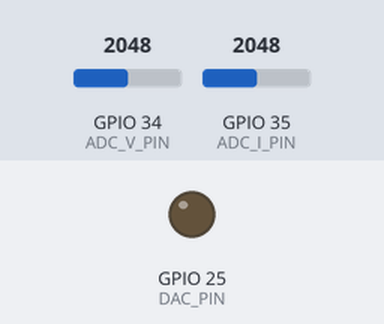
Bench run of a sketch on a simulated ESP32. Shown: output pins drawn as LEDs (lit = HIGH). Inputs (shaded band) come from the test bench; at power-on: GPIO 34 (ADC_V_PIN) = 2048, GPIO 35 (ADC_I_PIN) = 2048. What the sketch prints to the serial monitor is not drawn.

Above: at 1.9 s.
2.0 s: GPIO 34 (ADC_V_PIN) set to 491
Timing chart, 0 to 2.8 s (numbered marks = the images above; inputs shaded):
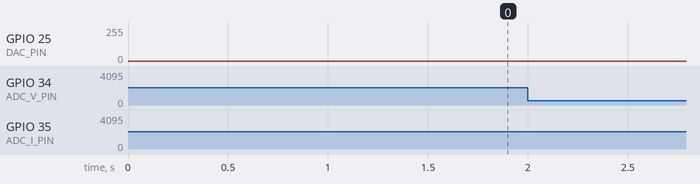

The sketch:

case1_frontend.ino
```cpp
// case1_frontend.ino
//
// Case 1 front end (docs/BOM.md, wiring: docs/CASE1_WIRING.md, layout:
// hardware/sim/case1_breadboard.svg): Dr. Wathis's +-10 V drive stage on one OPA4134PA with
// +-15 V rails from a DD1718PA. Copied from stage1_frontend.ino; only the drive constants, the
// LUT sign and the meta line differ. Convert with: hardware/reader.py --frontend --rr <ohm>
// (reader picks FrontEnd.case1() from the meta line's frontend_case=1).
//
// What changed vs. stage1_frontend:
//   - Channel A is a difference amp: V_A = G * (V_REF - V_DAC), i.e. INVERTING. The LUT is
//     written as DAC_CENTER - amp*sin so node A = +A*sin(drive phase), the same sign convention
//     synth.py trains on (CLAUDE.md design decision #2: phase = drive phase).
//   - G = 6.1 by design (61k/10k), 5.92 as built (FRONTEND_GAIN below). DAC_AMPLITUDE_COUNTS = 63
//     -> A measured ~4.5-4.66 V: inside synth.py's A = 4-6 V and under an LED's ~5 V reverse
//     rating. 126 -> ~9.5 V, only after an A = 10 retrain (docs/ROADMAP.md Phase B).
//     1 DAC count = ~75 mV at node A.
//   - DAC_CENTER trims node A's DC offset: if docs/CASE1_WIRING.md step 4 measured node A at
//     +x V with the DAC at 128, RAISE DAC_CENTER by round(x / 0.079) (inverting stage).
//   - Meta line adds frontend_case=1 and dac_inverted=1.
//
// Wiring summary (full table in docs/CASE1_WIRING.md): GPIO25 -> e15 (R1 into pin 2),
// GPIO34 -> f30 (P1, node A via follower C), GPIO35 -> f16 (P2, node B via follower D),
// 3V3 -> j33, VIN -> a3 (1N5819 -> DD1718PA VIN), GND -> bottom GND rail. Connect GPIO34/35
// LAST, only after f30/f16 measure ~1.5 V DC.
//
// ADC read (changed 2026-11-26, ADC step 1):
//   - analogReadMilliVolts(): applies the chip's factory eFuse calibration (offset + gain +
//     curve), instead of raw analogRead() counts that read ~0.17 V low on this board.
//     Output is still "counts" on the ideal vref/4095 scale (round(mV * 4095 / 3300)), so the
//     frame and reader.py are unchanged; only the ADC error behind the numbers is smaller.
//   - Symmetric V-I-V order with oversampling: V I V I ... V (OVERSAMPLE I reads, OVERSAMPLE+1
//     V reads). The average V and average I then share the same mean sample time, so the
//     ~one-analogRead V->I gap (fake phase shift) cancels, and averaging cuts ADC noise.
//   - Phase is labelled at the MIDDLE of the read block (its mean sample time).
//   - setup() times the block and lowers OVERSAMPLE until it fits in 70 % of the sample
//     period; the meta line reports oversample=, read_block_us= and adc_read=.
//
// Original header (still accurate for the timing/core design):
// Step 1 of the dual-core single-board plan (see ../../README.md "Dual-core single-board
// plan" and docs/ROADMAP.md Phase A). Same job as loopback/sine_capture.ino, but split
// across the ESP32's two cores so a slow analogRead()/Serial.printf() on the capture side
// can't stall the drive timing (and vice versa):
//
//   Core 0 — driveTask:   sine LUT -> dacWrite(GPIO25), index chosen from elapsed time
//   Core 1 — loop():      analogRead GPIO34 (V) + GPIO35 (I) -> phase from elapsed time -> CSV
//
// No sync wire: both cores read the same hardware timer (esp_timer_get_time()) against one
// shared t0us, so the capture side labels phase with the same clock the drive side used to
// pick the DAC value. Same "phase from a known reference, never from geometry" rule as
// sine_capture.ino (CLAUDE.md design decision #2).
//
// (Stage 1's wiring paragraph removed here: Case 1 wiring is in the header above.)
//
// Board: ESP32 DevKit V1 (DOIT ESP32 DEVKIT V1).
// Serial output: identical frame to sine_capture.ino; only new meta keys (frontend_case,
// dac_inverted), which reader.py uses to pick FrontEnd.case1().

#include <math.h>
#include "esp_timer.h"

// ---------- Pins ----------
const int DAC_PIN   = 25;   // DAC1
const int ADC_V_PIN = 34;   // ADC1_CH6 — voltage across DUT (loopback: the driven node)
const int ADC_I_PIN = 35;   // ADC1_CH7 — sense-resistor channel (loopback: same node, separate pin)

// ---------- Drive (same values as sine_capture.ino, verified on hardware 2026-09-15) ----------
const double DRIVE_FREQ_HZ = 50.0;   // bring-up only; ~1kHz needs DMA ADC (ROADMAP Phase A)
const int LUT_SIZE = 100;
uint8_t sineLUT[LUT_SIZE];
const int DAC_CENTER = 132;             // trimmed 2026-11-26: node A read +0.27 V at 128 (~75 mV/count)
const int DAC_AMPLITUDE_COUNTS = 63;    // dacValue swings 65..191; x6.1 front-end gain -> 4.97 V at node A

const float VREF = 3.3f;
const float FRONTEND_GAIN = 5.92f;       // measured R: (49.73k+9.80k)/10.05k = 5.923 (docs/CASE1_WIRING.md step 4)
const float A_NOMINAL_VOLTS = DAC_AMPLITUDE_COUNTS * (VREF / 255.0f) * FRONTEND_GAIN;   // nominal; reader.py measures the real A
const float RR_OHMS_PLACEHOLDER = 1000.0f;   // Case 1 default jumper JS -> f50 (Rr1); pass --rr if you move it

const unsigned long BAUD = 921600;

// ---------- ADC read block (see header "ADC read") ----------
const int OVERSAMPLE_MAX = 4;             // I reads per sample; V gets one more (V-I-V order)
int oversample = OVERSAMPLE_MAX;          // lowered in setup() if the block doesn't fit
float readBlockUs = 0;                    // measured in setup(), reported in the meta line
const float MV_TO_COUNTS = 4095.0f / 3300.0f;   // keep reader.py's ideal vref/4095 count scale

// ---------- UART budget (logic-analyzer finding, 2026-10-09 — see ../../README.md) ----------
// At 921600 8N1 one byte is 10.85 us. Free-running, the core sampled every ~312 us while lines
// grew to ~34 bytes (~372 us) as index/t_us gained digits, so the TX buffer filled and ~1.6 ms
// holes appeared 2-3x per drive cycle. Fix: (1) bound the line length by wrapping index and
// t_us — nothing downstream uses them except to spot drops, which still works modulo the wrap;
// (2) sample on a fixed 333 us grid. Longest line = 4+5+6+4+4 digits + 4 commas + '\n' = 28 bytes
// = ~304 us < 333 us, so the UART never saturates and the rate no longer decays with uptime.
const int64_t SAMPLE_PERIOD_US = 400;     // 50 samples per 50 Hz cycle. Was 333 (60/cycle) with one
                                          // read per channel; 2026-11-26 the V-I-V x2 read block
                                          // (~236 us in loop) + line write (~109 us) needs ~345 us.
                                          // 400 us x 5 reads beats 333 us x 3 reads on reads/s.
const uint32_t INDEX_WRAP = 10000;        // index printed as 0..9999
const int64_t T_US_WRAP = 100000;         // t_us printed as 0..99999 (wraps every 100 ms = 5 cycles)

// ---------- Shared state (single writer in setup(), read-only afterwards — no mutex) ----------
volatile int64_t t0us = 0;
volatile bool driveRunning = false;   // set by driveTask after its first dacWrite()

// Where each half runs. Arduino's setup()/loop() already run on core 1 (ARDUINO_RUNNING_CORE);
// the drive task is pinned to the other core explicitly rather than relying on that default.
const BaseType_t DRIVE_CORE = 0;
const BaseType_t CAPTURE_CORE = 1;   // = loop()'s core; documented here, checked in setup()

static inline double cyclePosAt(int64_t nowUs) {
  return fmod((double)(nowUs - t0us) * DRIVE_FREQ_HZ / 1e6, 1.0);   // 0..1 fraction of a cycle
}

// Busy loop on core 0: only rewrites the DAC when the LUT index changes. Never blocks on
// Serial or the ADC, so its timing is independent of the capture side. Core 0's idle-task
// watchdog is disabled in setup() because this task never yields (no WiFi/BT in this sketch).
void driveTask(void *) {
  int lastIndex = -1;
  for (;;) {
    int idx = (int)(cyclePosAt(esp_timer_get_time()) * LUT_SIZE) % LUT_SIZE;
    if (idx != lastIndex) {
      dacWrite(DAC_PIN, sineLUT[idx]);
      lastIndex = idx;
      driveRunning = true;
    }
  }
}

// V I V I ... V: oversample I reads between oversample+1 V reads -> equal mean sample times.
static inline void readBlock(int n, int &adcV, int &adcI) {
  uint32_t sumV = analogReadMilliVolts(ADC_V_PIN), sumI = 0;
  for (int k = 0; k < n; k++) {
    sumI += analogReadMilliVolts(ADC_I_PIN);
    sumV += analogReadMilliVolts(ADC_V_PIN);
  }
  adcV = constrain((int)lroundf(sumV / (float)(n + 1) * MV_TO_COUNTS), 0, 4095);
  adcI = constrain((int)lroundf(sumI / (float)n * MV_TO_COUNTS), 0, 4095);
}

uint32_t sampleIndex = 0;
int64_t nextSampleUs = 0;

void setup() {
  // Big TX buffer: printf() returns at once and the UART drains in the background. Without it
  // the write blocked and the ~213 us read block stacked on top, stretching 333 us to ~433 us
  // per sample (measured 2026-11-26). Must be set before begin().
  Serial.setTxBufferSize(4096);
  Serial.begin(BAUD);
  delay(200);

  for (int i = 0; i < LUT_SIZE; i++) {
    float angle = 2.0f * PI * i / LUT_SIZE;
    // minus: channel A inverts, so this puts +A*sin(angle) on node A
    int v = DAC_CENTER - (int)roundf(DAC_AMPLITUDE_COUNTS * sinf(angle));
    sineLUT[i] = (uint8_t)constrain(v, 0, 255);
  }

  // Time the read block; shrink oversample until it uses <= 70 % of the sample period, so the
  // printf still has room and the 333 us grid never overruns.
  for (; oversample >= 1; oversample--) {
    int v, i;
    int64_t a = esp_timer_get_time();
    for (int k = 0; k < 200; k++) readBlock(oversample, v, i);
    readBlockUs = (esp_timer_get_time() - a) / 200.0f;
    if (readBlockUs <= 0.7f * SAMPLE_PERIOD_US || oversample == 1) break;
  }

  Serial.println("# case1_frontend ready");
  Serial.printf(
    "# drive_freq_hz=%.3f lut_size=%d dac_center=%d dac_amplitude_counts=%d "
    "A_nominal_v=%.4f Rr_ohm_placeholder=%.4f vref=%.2f dac_bits=8 adc_bits=12 baud=%lu "
    "drive_core=%d capture_core=%d sample_period_us=%d index_wrap=%lu t_us_wrap=%d "
    "frontend_case=1 dac_inverted=1 adc_read=mv_efuse vi_order=VIV oversample=%d read_block_us=%.1f\n",
    DRIVE_FREQ_HZ, LUT_SIZE, DAC_CENTER, DAC_AMPLITUDE_COUNTS,
    A_NOMINAL_VOLTS, RR_OHMS_PLACEHOLDER, VREF, BAUD,
    (int)DRIVE_CORE, (int)xPortGetCoreID(),
    (int)SAMPLE_PERIOD_US, (unsigned long)INDEX_WRAP, (int)T_US_WRAP,
    oversample, readBlockUs
  );
  if (xPortGetCoreID() != CAPTURE_CORE) {
    Serial.println("# WARNING: loop() is not on the expected capture core");
  }
  Serial.println("index,t_us,phase_rad,adc_v_counts,adc_i_counts");

  t0us = esp_timer_get_time();   // written once, before driveTask exists -> no race

  disableCore0WDT();
  xTaskCreatePinnedToCore(driveTask, "driveTask", 4096, nullptr,
                          configMAX_PRIORITIES - 1, nullptr, DRIVE_CORE);

  while (!driveRunning) { delay(1); }   // skip the few ms before the first DAC value lands
  nextSampleUs = esp_timer_get_time();
}

void loop() {
  // Fixed sample grid. Phase is still labelled from the ACTUAL sample time against the shared
  // t0us (same as sine_capture.ino), so any residual jitter only makes raw spacing uneven.
  while (esp_timer_get_time() < nextSampleUs) { }
  int64_t tSample = esp_timer_get_time();
  nextSampleUs += SAMPLE_PERIOD_US;
  if (nextSampleUs <= tSample) nextSampleUs = tSample + SAMPLE_PERIOD_US;   // overran: skip a slot, don't burst

  int adcV, adcI;
  readBlock(oversample, adcV, adcI);
  int64_t tRead = esp_timer_get_time();
  int64_t tMid = (tSample + tRead) / 2;   // mean sample time of the block

  double phaseRad = cyclePosAt(tMid) * 2.0 * PI;

  // Integer-only formatting: "%.4f" on a double cost ~200 us per line here (soft-float printf),
  // which with the read block overran the 333 us grid. Same text out: phase as d.dddd.
  uint32_t ph4 = (uint32_t)lround(phaseRad * 10000.0);
  char buf[40];
  int len = snprintf(buf, sizeof buf, "%lu,%lu,%lu.%04lu,%d,%d\n", (unsigned long)(sampleIndex % INDEX_WRAP),
                     (unsigned long)((tMid - t0us) % T_US_WRAP),
                     (unsigned long)(ph4 / 10000), (unsigned long)(ph4 % 10000), adcV, adcI);
  Serial.write((const uint8_t *)buf, len);
  sampleIndex++;

  // timing report (a '#' line: reader.py only reads it as meta) every 5000 samples
  static int64_t sumRead = 0, sumPrint = 0;
  sumRead += tRead - tSample;
  sumPrint += esp_timer_get_time() - tRead;
  if (sampleIndex % 5000 == 0) {
    Serial.printf("# timing loop_read_us=%.1f loop_print_us=%.1f\n", sumRead / 5000.0, sumPrint / 5000.0);
    sumRead = sumPrint = 0;
  }
}
```
